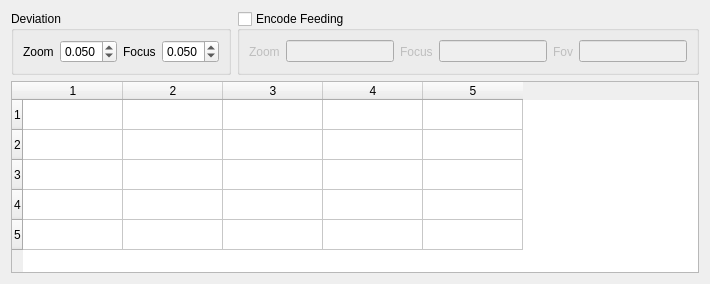
<?xml version="1.0" encoding="UTF-8"?>
<ui version="4.0">
 <class>LensWidget</class>
 <widget class="QWidget" name="LensWidget">
  <property name="minimumSize">
   <size>
    <width>535</width>
    <height>256</height>
   </size>
  </property>
  <property name="windowTitle">
   <string>Lens Widget</string>
  </property>
  <property name="toolTip">
   <string notr="true" extracomment="Turn on encode feeding"/>
  </property>
  <property name="toolTipDuration">
   <number>-1</number>
  </property>
  <layout class="QVBoxLayout" name="verticalLayout">
   <item>
    <layout class="QHBoxLayout" name="horizontalLayout_8">
     <item>
      <widget class="QGroupBox" name="deviationGroupBox">
       <property name="title">
        <string>Deviation</string>
       </property>
       <layout class="QHBoxLayout" name="horizontalLayout_3">
        <item>
         <layout class="QHBoxLayout" name="horizontalLayout">
          <item>
           <widget class="QLabel" name="zoomLabel">
            <property name="text">
             <string>Zoom</string>
            </property>
           </widget>
          </item>
          <item>
           <widget class="QDoubleSpinBox" name="zoomSpinBox">
            <property name="decimals">
             <number>3</number>
            </property>
            <property name="maximum">
             <double>1.000000000000000</double>
            </property>
            <property name="singleStep">
             <double>0.010000000000000</double>
            </property>
            <property name="value">
             <double>0.050000000000000</double>
            </property>
           </widget>
          </item>
         </layout>
        </item>
        <item>
         <layout class="QHBoxLayout" name="horizontalLayout_2">
          <item>
           <widget class="QLabel" name="focusLabel">
            <property name="text">
             <string>Focus</string>
            </property>
           </widget>
          </item>
          <item>
           <widget class="QDoubleSpinBox" name="focusSpinBox">
            <property name="prefix">
             <string/>
            </property>
            <property name="decimals">
             <number>3</number>
            </property>
            <property name="maximum">
             <double>1.000000000000000</double>
            </property>
            <property name="singleStep">
             <double>0.010000000000000</double>
            </property>
            <property name="value">
             <double>0.050000000000000</double>
            </property>
           </widget>
          </item>
         </layout>
        </item>
       </layout>
      </widget>
     </item>
     <item>
      <widget class="QGroupBox" name="encodeFeedingGroupBox">
       <property name="title">
        <string>Encode Feeding</string>
       </property>
       <property name="checkable">
        <bool>true</bool>
       </property>
       <property name="checked">
        <bool>false</bool>
       </property>
       <layout class="QHBoxLayout" name="horizontalLayout_7">
        <item>
         <layout class="QHBoxLayout" name="horizontalLayout_4">
          <item>
           <widget class="QLabel" name="zoomEncoderLabel">
            <property name="text">
             <string>Zoom</string>
            </property>
           </widget>
          </item>
          <item>
           <widget class="QLineEdit" name="zoomEncoderLineEdit">
            <property name="readOnly">
             <bool>true</bool>
            </property>
           </widget>
          </item>
         </layout>
        </item>
        <item>
         <layout class="QHBoxLayout" name="horizontalLayout_5">
          <item>
           <widget class="QLabel" name="focusEncoderLabel">
            <property name="text">
             <string>Focus</string>
            </property>
           </widget>
          </item>
          <item>
           <widget class="QLineEdit" name="focusEncoderLineEdit">
            <property name="readOnly">
             <bool>true</bool>
            </property>
           </widget>
          </item>
         </layout>
        </item>
        <item>
         <layout class="QHBoxLayout" name="horizontalLayout_6">
          <item>
           <widget class="QLabel" name="fovEncoderLabel">
            <property name="text">
             <string>Fov</string>
            </property>
           </widget>
          </item>
          <item>
           <widget class="QLineEdit" name="fovEncoderLineEdit">
            <property name="readOnly">
             <bool>true</bool>
            </property>
           </widget>
          </item>
         </layout>
        </item>
       </layout>
      </widget>
     </item>
    </layout>
   </item>
   <item>
    <widget class="QTableWidget" name="tableWidget">
     <property name="toolTip">
      <string notr="true" extracomment="Turn on encode feeding"/>
     </property>
     <property name="rowCount">
      <number>5</number>
     </property>
     <property name="columnCount">
      <number>5</number>
     </property>
     <row/>
     <row/>
     <row/>
     <row/>
     <row/>
     <column/>
     <column/>
     <column/>
     <column/>
     <column/>
    </widget>
   </item>
  </layout>
 </widget>
 <resources/>
 <connections>
  <connection>
   <sender>tableWidget</sender>
   <signal>cellChanged(int,int)</signal>
   <receiver>LensWidget</receiver>
   <slot>cellChanged(int,int)</slot>
   <hints>
    <hint type="sourcelabel">
     <x>301</x>
     <y>193</y>
    </hint>
    <hint type="destinationlabel">
     <x>301</x>
     <y>193</y>
    </hint>
   </hints>
  </connection>
  <connection>
   <sender>zoomSpinBox</sender>
   <signal>valueChanged(double)</signal>
   <receiver>LensWidget</receiver>
   <slot>zoomDeviationChanged(double)</slot>
   <hints>
    <hint type="sourcelabel">
     <x>229</x>
     <y>42</y>
    </hint>
    <hint type="destinationlabel">
     <x>301</x>
     <y>193</y>
    </hint>
   </hints>
  </connection>
  <connection>
   <sender>focusSpinBox</sender>
   <signal>valueChanged(double)</signal>
   <receiver>LensWidget</receiver>
   <slot>focusDeviationChanged(double)</slot>
   <hints>
    <hint type="sourcelabel">
     <x>515</x>
     <y>42</y>
    </hint>
    <hint type="destinationlabel">
     <x>301</x>
     <y>193</y>
    </hint>
   </hints>
  </connection>
  <connection>
   <sender>encodeFeedingGroupBox</sender>
   <signal>toggled(bool)</signal>
   <receiver>LensWidget</receiver>
   <slot>onEncodeFeedingToggled(bool)</slot>
   <hints>
    <hint type="sourcelabel">
     <x>400</x>
     <y>37</y>
    </hint>
    <hint type="destinationlabel">
     <x>296</x>
     <y>189</y>
    </hint>
   </hints>
  </connection>
  <connection>
   <sender>tableWidget</sender>
   <signal>cellDoubleClicked(int,int)</signal>
   <receiver>LensWidget</receiver>
   <slot>cellClicked(int,int)</slot>
   <hints>
    <hint type="sourcelabel">
     <x>252</x>
     <y>221</y>
    </hint>
    <hint type="destinationlabel">
     <x>252</x>
     <y>189</y>
    </hint>
   </hints>
  </connection>
 </connections>
 <slots>
  <signal>tableUpdated()</signal>
  <slot>cellChanged(int,int)</slot>
  <slot>zoomDeviationChanged(double)</slot>
  <slot>focusDeviationChanged(double)</slot>
  <slot>onLensDataChanged(double,double,double,double)</slot>
  <slot>onEncodeFeedingToggled(bool)</slot>
  <slot>cellClicked(int,int)</slot>
 </slots>
</ui>
